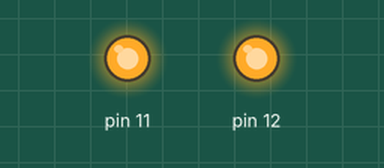
Recording of a sketch running on a simulated Arduino Uno, built with avr-gcc and run on an emulated ATmega328P. Shown: output pins drawn as LEDs (lit = HIGH). What the sketch prints to the serial monitor is not drawn.

Above: at 0.1 s.
Timing chart, 0 to 1.6 s (numbered marks = the images above):
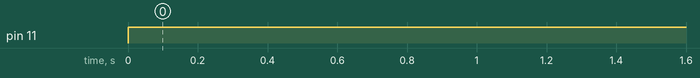

Measured:
- by itself, pin 11: LOW → HIGH at 0.00 s

The sketch:

test1.ino
```cpp
int current=0;

void setup() {
  Serial.begin(9600);
  // put your setup code here, to run once:
  pinMode(11, OUTPUT);
  pinMode(12, OUTPUT);


  digitalWrite(12, HIGH);

  Serial.println("start");

}

void loop() {
  // put your main code here, to run repeatedly:
  setCurrent();
  delay(3000000);


}

void setCurrent(){

  digitalWrite(11, HIGH);
  delay(600000);
  digitalWrite(11, LOW);

  /*if(current==30){
    current=0;
    }*/

  /*Serial.println("current="+String(current));
  if(current==0){

     digitalWrite(11, HIGH);
    }else{
      digitalWrite(11, LOW);
      }

   current++;*/


  }
```
